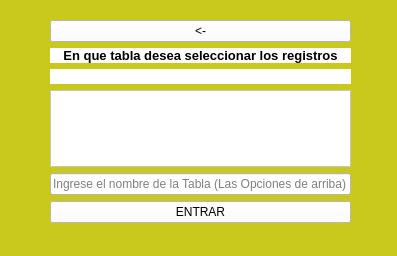
<?xml version="1.0" encoding="UTF-8"?>
<ui version="4.0">
 <class>VentanaValidacionseleccionar</class>
 <widget class="QMainWindow" name="VentanaValidacionseleccionar">
  <property name="geometry">
   <rect>
    <x>0</x>
    <y>0</y>
    <width>397</width>
    <height>256</height>
   </rect>
  </property>
  <property name="windowTitle">
   <string>MainWindow</string>
  </property>
  <property name="styleSheet">
   <string notr="true">background-color: rgb(200, 200, 29);</string>
  </property>
  <widget class="QWidget" name="centralwidget">
   <widget class="QWidget" name="layoutWidget">
    <property name="geometry">
     <rect>
      <x>50</x>
      <y>20</y>
      <width>301</width>
      <height>203</height>
     </rect>
    </property>
    <layout class="QVBoxLayout" name="verticalLayout">
     <item>
      <widget class="QPushButton" name="regresar">
       <property name="styleSheet">
        <string notr="true">QPushButton:hover{
	background-color: rgb(85, 255, 255);
}

QPushButton{
	background-color: rgb(255, 255, 255);
}</string>
       </property>
       <property name="text">
        <string>&lt;-</string>
       </property>
      </widget>
     </item>
     <item>
      <widget class="QLabel" name="titulo">
       <property name="font">
        <font>
         <pointsize>10</pointsize>
         <weight>75</weight>
         <bold>true</bold>
        </font>
       </property>
       <property name="styleSheet">
        <string notr="true">background-color: rgb(255, 255, 255);</string>
       </property>
       <property name="text">
        <string>En que tabla desea seleccionar los registros</string>
       </property>
       <property name="alignment">
        <set>Qt::AlignCenter</set>
       </property>
      </widget>
     </item>
     <item>
      <widget class="QLabel" name="error1">
       <property name="font">
        <font>
         <pointsize>10</pointsize>
         <weight>75</weight>
         <bold>true</bold>
        </font>
       </property>
       <property name="styleSheet">
        <string notr="true">background-color: rgb(255, 255, 255);</string>
       </property>
       <property name="text">
        <string/>
       </property>
       <property name="alignment">
        <set>Qt::AlignCenter</set>
       </property>
      </widget>
     </item>
     <item>
      <widget class="QListWidget" name="tablascreadas">
       <property name="styleSheet">
        <string notr="true">background-color: rgb(255, 255, 255);</string>
       </property>
      </widget>
     </item>
     <item>
      <widget class="QLineEdit" name="nombretabla">
       <property name="styleSheet">
        <string notr="true">background-color: rgb(255, 255, 255);</string>
       </property>
       <property name="placeholderText">
        <string>Ingrese el nombre de la Tabla (Las Opciones de arriba)</string>
       </property>
      </widget>
     </item>
     <item>
      <widget class="QPushButton" name="enviar">
       <property name="styleSheet">
        <string notr="true">QPushButton:hover{
	
	background-color: rgb(255, 255, 0);
}
QPushButton{
	background-color: rgb(255, 255, 255);
}</string>
       </property>
       <property name="text">
        <string>ENTRAR</string>
       </property>
      </widget>
     </item>
    </layout>
   </widget>
  </widget>
  <widget class="QMenuBar" name="menubar">
   <property name="geometry">
    <rect>
     <x>0</x>
     <y>0</y>
     <width>397</width>
     <height>21</height>
    </rect>
   </property>
  </widget>
  <widget class="QStatusBar" name="statusbar"/>
 </widget>
 <resources/>
 <connections/>
</ui>
